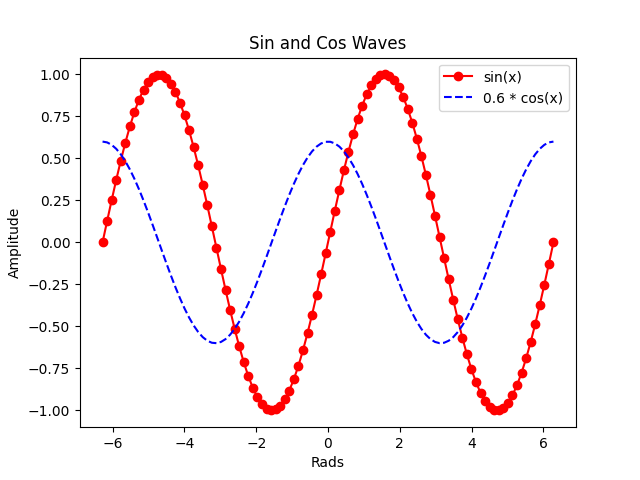

Generate this figure with Python:
# 正弦和余弦波形绘制程序
# 使用matplotlib库绘制sin(x)和0.6*cos(x)的波形图

# 导入matplotlib绘图库和numpy数值计算库
import matplotlib.pyplot as plt
import numpy as np

# 生成x轴数据：从-2π到2π，共100个点
x = np.linspace(-2 * np.pi, 2 * np.pi, 100)

# 绘制sin(x)曲线，红色实线带圆圈标记，图例为"sin(x)"
plt.plot(x, np.sin(x), 'r-o', label="sin(x)")

# 绘制0.6*cos(x)曲线，蓝色虚线，图例为"0.6 * cos(x)"
plt.plot(x, 0.6 * np.cos(x), 'b--', label="0.6 * cos(x)")

# 显示图例
plt.legend()

# 设置x轴标签
plt.xlabel("Rads")

# 设置y轴标签
plt.ylabel("Amplitude")

# 设置图表标题
plt.title("Sin and Cos Waves")

# 显示图形
plt.show()
